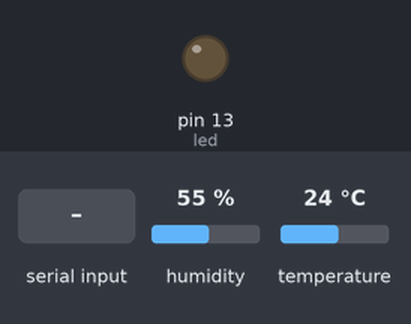
Recording of a sketch running on a simulated Arduino Uno, built with avr-gcc and run on an emulated ATmega328P. Parts: output pins drawn as LEDs (lit = HIGH). The test bench sets the inputs (shaded band); at power-on: humidity 55 %, temperature 24 °C.

Above: at 2.2 s.
2.3 s: "3" received over Serial
At 5.2 s:
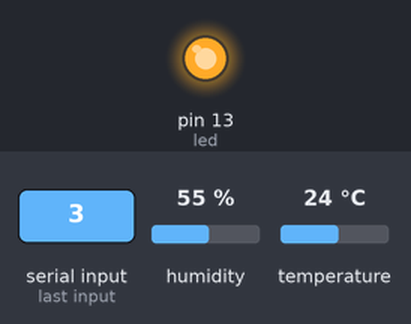
5.5 s: "0" received over Serial
At 8.5 s:
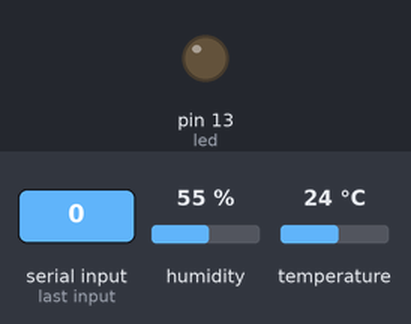
Timing chart, 0 to 10.0 s (numbered marks = the images above; inputs shaded):
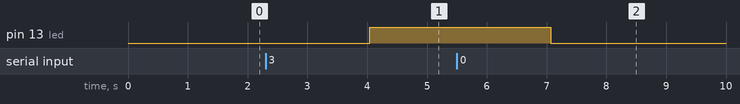

The sketch:

arduinoSource.ino
```cpp
#include <dht.h>
#define dht_apin A0 // Analog Pin sensor is connected to

dht DHT;
int led = 13;

void setup(){
  pinMode(led , OUTPUT);
  Serial.begin(9600);

  delay(1000);//Wait before accessing Sensor

}//end "setup()"

void loop(){
  //Start of Program
  //Serial.println("hi");
    int i = 0;
    DHT.read11(dht_apin);

    if(Serial.available()){
      char ch = Serial.read();

      if(ch == '1'){
        Serial.println(DHT.humidity);

      }
      if(ch == '2'){
        Serial.println(DHT.temperature);
      }
      digitalWrite(led , ch=='3' ? HIGH : LOW );
    }
    delay(3000);

}// end loop()
```

Measured:
- after the input at 2.3 s, pin 13 (led): LOW → HIGH after 1.7 s
- after the input at 5.5 s, pin 13 (led): HIGH → LOW after 1.6 s
